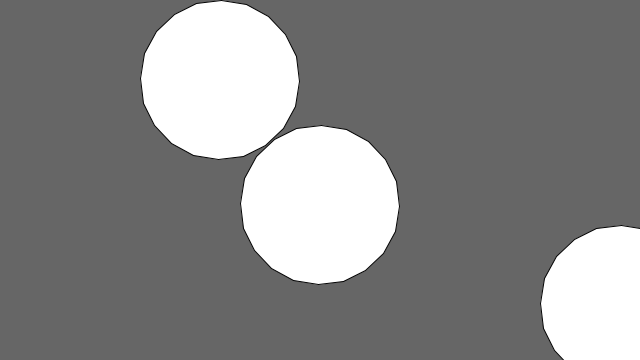
Frame 1 (no input)
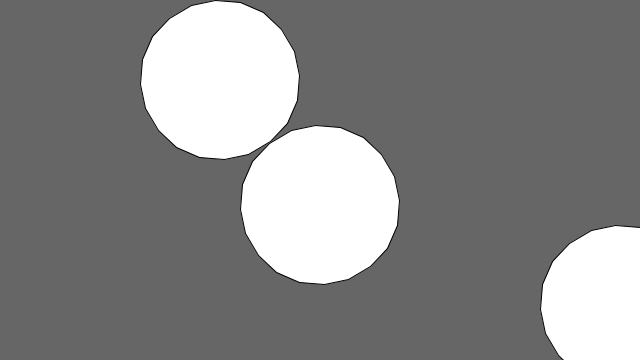
Frame 60 (the mouse pressed at the canvas centre just before this capture)
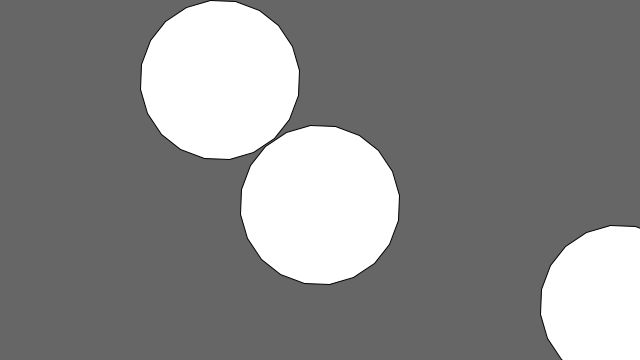
Frame 120 (the mouse held since frame 60 and released just before this capture)

The Processing sketch that drew these frames (run headless with seeded random() and noise(); from frame 60 on, the mouse is pressed at the canvas centre):

// Processing sketch: Function_proj
// ── Function_proj.pde
void setup() {
  size(640, 360);
}

void draw() 


{
  background(102);
  translate (-100,-100);
  push();
  rotatingcircle(); 
  pop();
  translate (100,125);
  rotatingcircle();
  
  translate (300,100);
  rotatingcircle();
}

void rotatingcircle() {
  pushMatrix();
  translate(width*0.5, height*0.5);
  rotate(frameCount / 50.0);
  polygon(0, 0, 80, 20);  // Icosagon
  popMatrix();
}
 


void polygon(float x, float y, float radius, int npoints) {
  float angle = TWO_PI / npoints;
  beginShape();
  for (float a = 0; a < TWO_PI; a += angle) {
    float sx = x + cos(a) * radius;
    float sy = y + sin(a) * radius;
    vertex(sx, sy);
  }
  endShape(CLOSE); // I took this code from processing's web site
}
